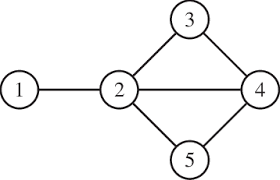
#> input picture image1.png, 280 x 180 px
$ python graph_extractor.py
#> lines starting #> are read from the running program, lines starting #| are printed output that depends on the picture; after the words box and inside, x2 and y2 are one past the last pixel; in counts of white or black regions, pixels touching at a corner belong together
import cv2
import networkx as nx
import numpy as np
import matplotlib.pyplot as plt

def extract_graph_from_image(image_path):
#> called with image_path = 'image1.png'
    img = cv2.imread(image_path)
#> img is the input picture: shape (180, 280, 3); mean B, G, R 244.7, 244.6, 244.7
    gray = cv2.cvtColor(img, cv2.COLOR_BGR2GRAY)

    circles = cv2.HoughCircles(
        gray, cv2.HOUGH_GRADIENT, dp=1.2, minDist=30,
        param1=50, param2=30, minRadius=10, maxRadius=30
    )
#> circles = [[259.8, 89.4, 17.68], [189, 18.6, 17.68], [18.6, 89.4, 19.48], [119.4, 89.4, 19.48], [189, 160.2, 18.16]]

    G = nx.Graph()
    pos = {}

    if circles is not None:
        circles = np.round(circles[0, :]).astype("int")
#> circles = [[260, 89, 18], [189, 19, 18], [19, 89, 19], [119, 89, 19], [189, 160, 18]]
        for i, (x, y, r) in enumerate(circles):
            node_id = str(i)
            G.add_node(node_id)
            pos[node_id] = (x, y)
#> this loop made 5 passes
#> (x, y, r, node_id) on passes 1 to 5: (260, 89, 18, '0'), (189, 19, 18, '1'), (19, 89, 19, '2'), (119, 89, 19, '3'), (189, 160, 18, '4')
#> after the loop, pos = {'0': (260, 89), '1': (189, 19), '2': (19, 89), '3': (119, 89), '4': (189, 160)}

    edges = cv2.Canny(gray, 30, 100)
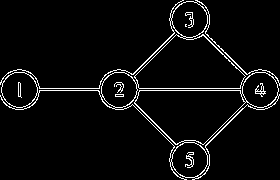
#> edges: shape (180, 280); 4.5% white in thin lines or dots
    lines = cv2.HoughLinesP(edges, 1, np.pi / 180, threshold=20, minLineLength=10, maxLineGap=10)
#> lines = 48 rows, first 6: [136, 88, 242, 88], [37, 90, 101, 90], [163, 90, 219, 90], [122, 84, 176, 30], [176, 4, 275, 103], [105, 75, 204, 170]

    if lines is not None:
        for line in lines:
            x1, y1, x2, y2 = line[0]

            closest_nodes = []
            for node_id, (nx_, ny_) in pos.items():
                d1 = np.hypot(x1 - nx_, y1 - ny_)
                d2 = np.hypot(x2 - nx_, y2 - ny_)
                if d1 < 50 or d2 < 50:
                    closest_nodes.append((node_id, min(d1, d2)))

            closest_nodes = sorted(set(closest_nodes), key=lambda x: x[1])
            if len(closest_nodes) >= 2:
                node1 = closest_nodes[0][0]
                node2 = closest_nodes[1][0]
                if node1 != node2:
                    G.add_edge(node1, node2)
#> this loop made 48 passes
#> (x1, y1, x2, y2, closest_nodes, node1, node2) on passes 1, 2, 3, 4, 5, 6, 7, 8, 9, 10, 12: (136, 88, 242, 88, [('3', 17.03), ('0', 18.03)], '3', '0'), (37, 90, 101, 90, [('3', 18.03), ('2', 18.03)], '3', '2'), (163, 90, 219, 90, [('0', 41.01), ('3', 44.01)], '0', '3'), (122, 84, 176, 30, [('3', 5.83), ('1', 17.03)], '3', '1'), (176, 4, 275, 103, [('1', 19.85), ('0', 20.52)], '1', '0'), (105, 75, 204, 170, [('4', 18.03), ('3', 19.8)], '4', '3'), (177, 175, 274, 75, [('4', 19.21), ('0', 19.8)], '4', '0'), (104, 76, 201, 173, [('4', 17.69), ('3', 19.85)], '4', '3'), (37, 88, 71, 88, [('2', 18.03), ('3', 48.01)], '2', '3'), (106, 104, 203, 7, [('1', 18.44), ('3', 19.85)], '1', '3'), (191, 23, 274, 104, [('1', 4.47), ('0', 20.52)], '1', '0')
#> (x1, y1, x2, y2, closest_nodes) on passes 11, 14, 15, 16, 17, 18: (246, 100, 272, 74, [('0', 17.8)]), (72, 88, 101, 89, [('3', 18)]), (8, 72, 30, 72, [('2', 20.25)]), (137, 89, 162, 90, [('3', 18)]), (221, 90, 242, 89, [('0', 18)]), (244, 107, 269, 107, [('0', 20.12)])

    return G, pos

def visualize_graph(G, pos, title="Graph from Image"):
    fig, ax = plt.subplots(figsize=(6, 6))
    nx.draw(G, pos, with_labels=True, node_color='lightblue', edge_color='gray', ax=ax)
    ax.set_title(title)
    plt.show()


if __name__ == "__main__":
    image_paths = ["image1.png", "image2.png", "image3.jpg"]

    for img_path in image_paths:
        G, pos = extract_graph_from_image(img_path)
        visualize_graph(G, pos, title=f"Graph from {img_path}")
#> in visualize_graph, `plt.show()`:
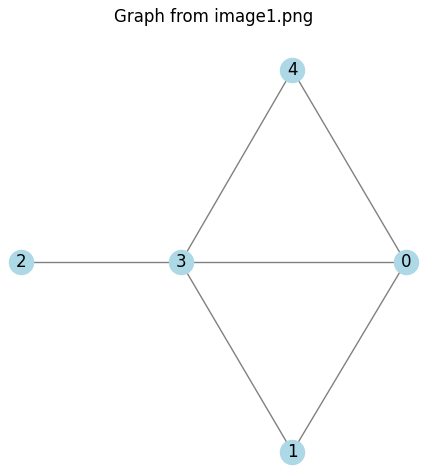
#> figure drawn by matplotlib, 1 panel
#> pass 2 of the loop `for img_path in image_paths:`:
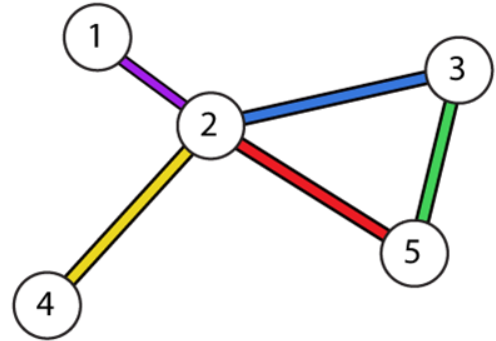
#> input picture image2.png, 496 x 341 px
#> in extract_graph_from_image, img is the input picture: shape (341, 496, 3); mean B, G, R 237.7, 238.4, 239.5
#> gray: shape (341, 496)
#> in extract_graph_from_image (call 2), `circles = cv2.HoughCircles( gray, cv2.HOUGH_GRADIENT, dp=1.2, minDist=..`: circles = [[417, 257.4, 29.32], [208.2, 124.2, 29.32], [93, 33, 29.32], [48.6, 306.6, 29.32], [462.6, 66.6, 29.32]]
#> in extract_graph_from_image (call 2), `circles = np.round(circles[0, :]).astype("int")`: circles = [[417, 257, 29], [208, 124, 29], [93, 33, 29], [49, 307, 29], [463, 67, 29]]
#> the loop in extract_graph_from_image (call 2), `for i, (x, y, r) in enumerate(circles):` made 5 passes
#> (x, y, node_id) on passes 1 to 5: (417, 257, '0'), (208, 124, '1'), (93, 33, '2'), (49, 307, '3'), (463, 67, '4')
#> after the loop in extract_graph_from_image (call 2), `for i, (x, y, r) in enumerate(circles):`: pos = {'0': (417, 257), '1': (208, 124), '2': (93, 33), '3': (49, 307), '4': (463, 67)}
#> in extract_graph_from_image (call 2), `edges = cv2.Canny(gray, 30, 100)`:
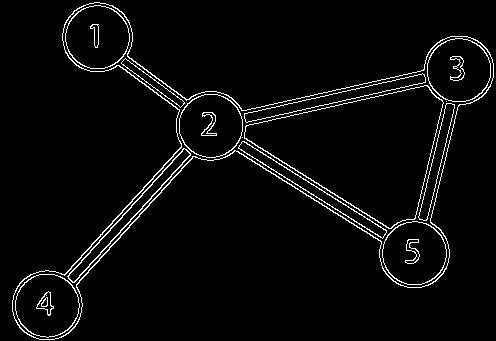
#> edges: shape (341, 496); 3.7% white in thin lines or dots
#> lines = 125 rows, first 6: [232, 148, 384, 243], [280, 118, 430, 84], [235, 145, 385, 239], [239, 139, 390, 233], [239, 138, 390, 232], [256, 120, 429, 81]
#> the loop in extract_graph_from_image (call 2), `for line in lines:` made 125 passes
#> (x1, y1, x2, y2, closest_nodes, node1, node2) on passes 1, 3, 4, 5, 6, 7, 8: (232, 148, 384, 243, [('1', 33.94), ('0', 35.85)], '1', '0'), (235, 145, 385, 239, [('1', 34.21), ('0', 36.72)], '1', '0'), (239, 139, 390, 233, [('1', 34.44), ('0', 36.12)], '1', '0'), (239, 138, 390, 232, [('1', 34.01), ('0', 36.8)], '1', '0'), (256, 120, 429, 81, [('4', 36.77), ('1', 48.17)], '4', '1'), (71, 285, 192, 151, [('3', 31.11), ('1', 31.38)], '3', '1'), (240, 136, 392, 231, [('1', 34.18), ('0', 36.07)], '1', '0')
#> in visualize_graph (call 2), `plt.show()`:
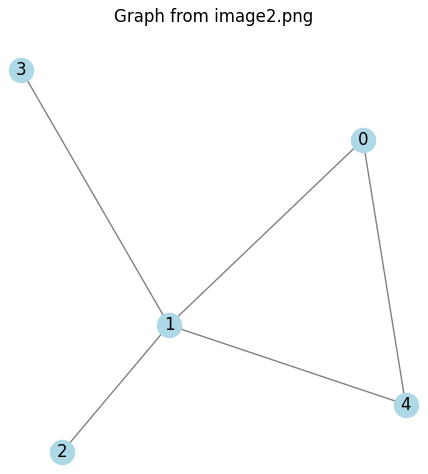
#> figure drawn by matplotlib, 1 panel
#> pass 3 of the loop `for img_path in image_paths:`:
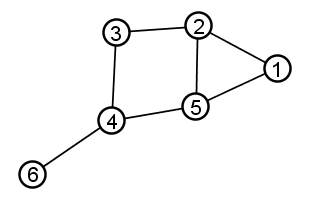
#> input picture image3.jpg, 311 x 200 px
#> in extract_graph_from_image, img is the input picture: shape (200, 311, 3); min 0, max 255, mean 245.6
#> gray: shape (200, 311)
#> in extract_graph_from_image (call 3), `circles = cv2.HoughCircles( gray, cv2.HOUGH_GRADIENT, dp=1.2, minDist=..`: circles = [[195, 106.2, 11.8], [115.8, 31.8, 11.92], [276.6, 67.8, 11.92], [31.8, 174.6, 12.04], [198.6, 24.6, 11.8], [111, 120.6, 12.16]]
#> in extract_graph_from_image (call 3), `circles = np.round(circles[0, :]).astype("int")`: circles = [[195, 106, 12], [116, 32, 12], [277, 68, 12], [32, 175, 12], [199, 25, 12], [111, 121, 12]]
#> the loop in extract_graph_from_image (call 3), `for i, (x, y, r) in enumerate(circles):` made 6 passes
#> (x, y, node_id) on passes 1 to 6: (195, 106, '0'), (116, 32, '1'), (277, 68, '2'), (32, 175, '3'), (199, 25, '4'), (111, 121, '5')
#> after the loop in extract_graph_from_image (call 3), `for i, (x, y, r) in enumerate(circles):`: pos = {'0': (195, 106), '1': (116, 32), '2': (277, 68), '3': (32, 175), '4': (199, 25), '5': (111, 121)}
#> in extract_graph_from_image (call 3), `edges = cv2.Canny(gray, 30, 100)`:
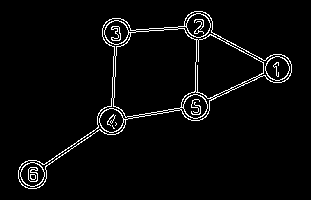
#> edges: shape (200, 311); 3.6% white in thin lines or dots, all inside (x1, y1, x2, y2) = (18, 11, 292, 189)
#> lines = 80 rows, first 6: [22, 185, 46, 174], [65, 149, 78, 144], [183, 98, 199, 92], [182, 112, 289, 60], [148, 115, 226, 93], [194, 11, 198, 120]
#> the loop in extract_graph_from_image (call 3), `for line in lines:` made 80 passes
#> (x1, y1, x2, y2, closest_nodes, node1, node2) on passes 2, 4, 5, 6, 7, 8: (65, 149, 78, 144, [('5', 40.22), ('3', 42.01)], '5', '3'), (182, 112, 289, 60, [('0', 14.32), ('2', 14.42)], '0', '2'), (148, 115, 226, 93, [('0', 33.62), ('5', 37.48)], '0', '5'), (194, 11, 198, 120, [('0', 14.32), ('4', 14.87)], '0', '4'), (102, 33, 212, 27, [('4', 13.15), ('1', 14.04)], '4', '1'), (110, 134, 116, 18, [('5', 13.04), ('1', 14)], '5', '1')
#> in visualize_graph (call 3), `plt.show()`:
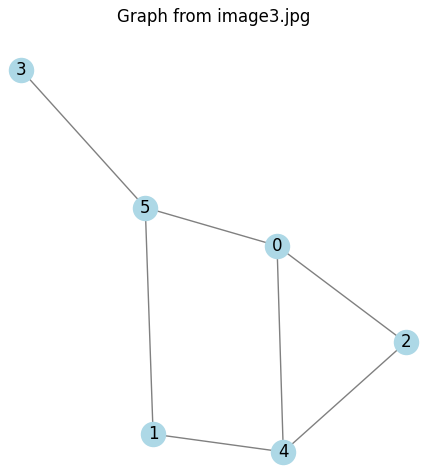
#> figure drawn by matplotlib, 1 panel
